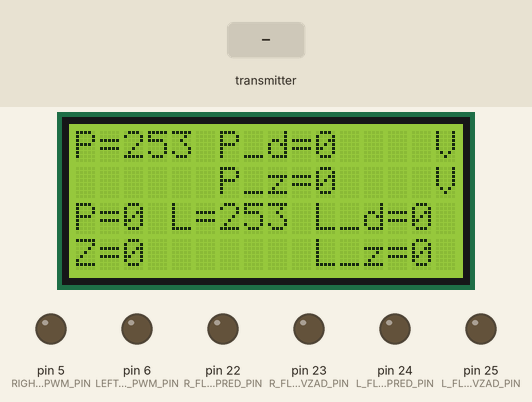
The sketch below on a simulated Arduino Mega 2560, built with avr-gcc and run on an emulated ATmega2560. Parts: 16×4 character LCD, output pins drawn as LEDs (lit = HIGH). The test bench sets the inputs (shaded band). No radio packets arrive unless stated.

Above: at 1.2 s.
1.3 s: the transmitter starts sending rightTracks = 0
At 2.6 s:
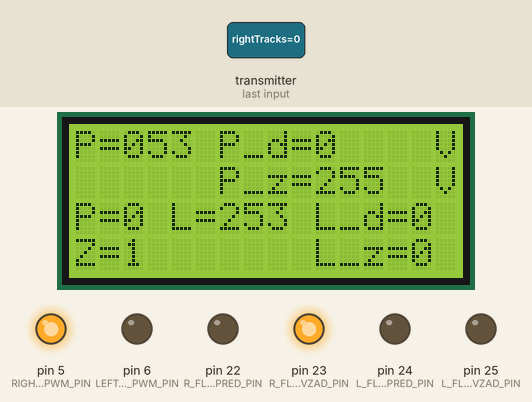
2.9 s: the transmitter starts sending leftTracks = 0
At 3.8 s:
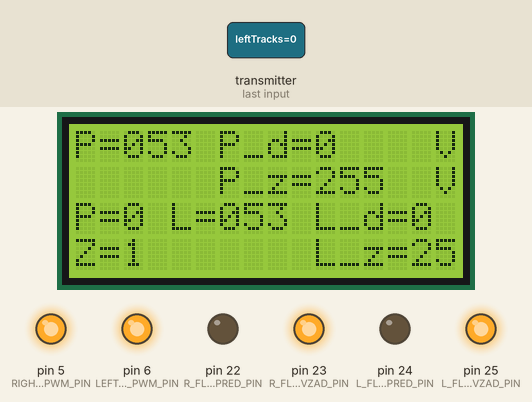
4.5 s: the transmitter starts sending rightTracks = 64
At 5.8 s:
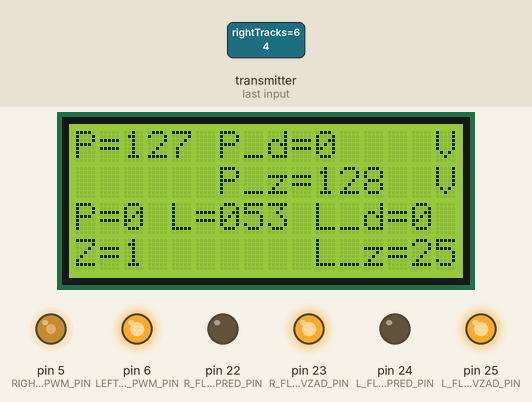
6.1 s: the transmitter starts sending leftTracks = 64
At 7.1 s:
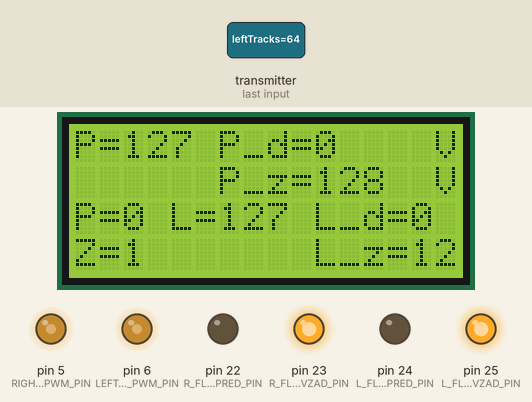
7.7 s: the transmitter starts sending rightTracks = 128
At 8.2 s:
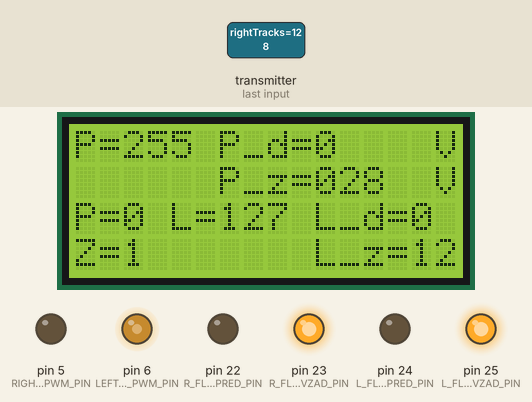
9.3 s: the transmitter starts sending leftTracks = 128
At 10.5 s:
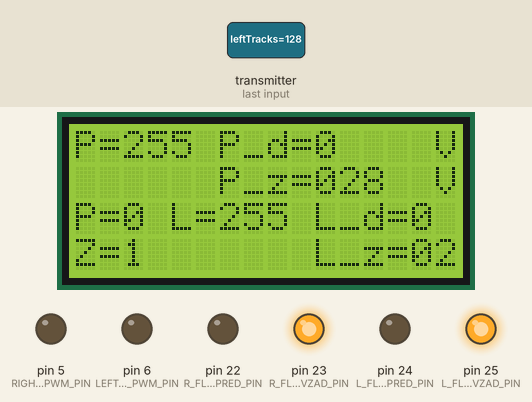
Timing chart, 0 to 11.8 s (numbered marks = the images above; inputs shaded):
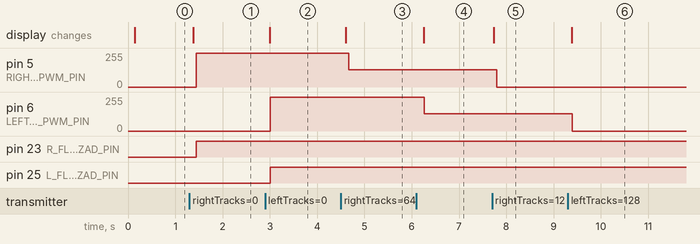

The sketch:

tank.ino
```cpp
//  4 Channel Receiver | 4 Kanal Alıcı
//  PWM output on pins D2, D3, D4, D5 (Çıkış pinleri)
#include <LiquidCrystal_I2C.h>
#include <SPI.h>
#include <nRF24L01.h>
#include <RF24.h>
//#include <Servo.h>
#define LEFT_TRACK_PWM_PIN 6
#define RIGHT_TRACK_PWM_PIN 5

#define R_FLAG_VPRED_PIN 22
#define R_FLAG_VZAD_PIN 23
#define L_FLAG_VPRED_PIN 24
#define L_FLAG_VZAD_PIN 25

LiquidCrystal_I2C lcd(0x27, 16, 4); // I2C address 0x27, 16 column and 2 rows

int right_track_incoming = 0;
int right_track_final = 0;

int left_track_incoming = 0;
int left_track_final = 0;

int ch_width_1 = 0;
int ch_width_2 = 0;
int ch_width_4 = 0;

int RT_FRONT = 0;
int RT_FRONT_FINAL = 0;
int RT_BACK = 0;
int RT_BACK_FINAL = 0;
int R_FLAG_VPRED = 0;
int R_FLAG_VZAD = 0;

int LT_FRONT = 0;
int LT_FRONT_FINAL = 0;
int LT_BACK = 0;
int LT_BACK_FINAL = 0;
int L_FLAG_VPRED = 0;
int L_FLAG_VZAD = 0;

struct Signal  {
  byte rightTracks;
  byte leftTracks;
};

Signal data;
const uint64_t pipeIn = 0xE9E8F0F0E1LL;
RF24 radio(7, 8);
void ResetData() {
  data.rightTracks = 127;  // Center
  data.leftTracks = 127;   // Center
}

void setup() {
  lcd.init(); // initialize the lcd
  lcd.backlight();

  pinMode(LEFT_TRACK_PWM_PIN, OUTPUT);
  pinMode(RIGHT_TRACK_PWM_PIN, OUTPUT);

  pinMode(R_FLAG_VPRED_PIN, OUTPUT);
  pinMode(R_FLAG_VZAD_PIN, OUTPUT);
  pinMode(L_FLAG_VPRED_PIN, OUTPUT);
  pinMode(L_FLAG_VZAD_PIN, OUTPUT);
  //Set the pins for each PWM signal

  //Configure the NRF24 module
  ResetData();
  radio.begin();
  radio.openReadingPipe(1,pipeIn);
  radio.startListening(); //start the radio comunication for receiver | Alıcı olarak sinyal iletişimi başlatılıyor
}

 unsigned long lastRecvTime = 0;
 void recvData() {
    while ( radio.available() ) {
    radio.read(&data, sizeof(Signal));
    lastRecvTime = millis();
  }
}

int rightFrontTrack(int right_track_final) {
  RT_FRONT = right_track_final - 255; // 500 - 259 = cca 0 // START
  RT_FRONT_FINAL = 0;
  if (RT_FRONT > 100 ) {  //  stabilizacia malych hodnot
    RT_FRONT_FINAL = RT_FRONT;
  } else {
    RT_FRONT_FINAL = 0;
  }
  return RT_FRONT_FINAL;
}

int rightBackTrack(int right_track_final) {
  RT_BACK = 255 - right_track_final;
  if (RT_BACK > 100) {
    RT_BACK_FINAL = RT_BACK;
  } else {
    RT_BACK_FINAL = 0;
  }
  return RT_BACK_FINAL;
}

int leftFrontTrack(int left_track_final) {
  LT_FRONT = left_track_final - 255; // 500 - 259 = cca 0 // START
  LT_FRONT_FINAL = 0;
  if (LT_FRONT > 100 ) {  //  stabilizacia malych hodnot
    LT_FRONT_FINAL = LT_FRONT;
  } else {
    LT_FRONT_FINAL = 0;
  }
  return LT_FRONT_FINAL;
}

int leftBackTrack(int left_track_final) {
  LT_BACK = 255 - left_track_final;
  LT_BACK_FINAL = 0;
  if (LT_BACK > 100) {
    LT_BACK_FINAL = LT_BACK;
  } else {
    LT_BACK_FINAL = 0;
  }
  return LT_BACK_FINAL;
}

void writeLcdRightTrack( int vpred, int vzad) {
    lcd.setCursor(0, 0);
    lcd.print("P=");
    lcd.setCursor(2, 0);
    lcd.print(right_track_final);

    lcd.setCursor(6, 0);
    lcd.print("P_d=");
    lcd.setCursor(10, 0);
    lcd.print(vpred);

    lcd.setCursor(15, 0);
    lcd.print("VP=");
    lcd.setCursor(18 ,0);
    lcd.print(R_FLAG_VPRED);

    lcd.setCursor(6, 1);
    lcd.print("P_z=");
    lcd.setCursor(10, 1);
    lcd.print(vzad);

    lcd.setCursor(15, 1);
    lcd.print("VZ=");
    lcd.setCursor(18 ,1);
    lcd.print(R_FLAG_VZAD);

    delay(15);
}

void writeLcdLeftTrack( int vpred, int vzad) {
    lcd.setCursor(0, 2);
    lcd.print("L=");
    lcd.setCursor(2, 2);
    lcd.print(left_track_final);

    lcd.setCursor(6, 2);
    lcd.print("L_d=");
    lcd.setCursor(10, 2);
    lcd.print(vpred);

    lcd.setCursor(15, 2);
    lcd.print("VP=");
    lcd.setCursor(18 ,2);
    lcd.print(L_FLAG_VPRED);

    lcd.setCursor(6, 3);
    lcd.print("L_z=");
    lcd.setCursor(10, 3);
    lcd.print(vzad);

    lcd.setCursor(15, 3);
    lcd.print("VZ=");
    lcd.setCursor(18 ,3);
    lcd.print(L_FLAG_VZAD);

    delay(15);
}


void loop() {
  recvData();
  unsigned long now = millis();
  if ( now - lastRecvTime > 1000 ) {
    ResetData(); // Signal lost..
  }

  right_track_incoming = map(data.rightTracks, 0, 255, 1000, 2000);
  right_track_final = map(right_track_incoming, 1000, 2000, 0, 510);

  left_track_incoming = map(data.leftTracks, 0, 255, 1000, 2000);
  left_track_final = map(left_track_incoming, 1000, 2000, 0, 510);


  int Rvpred = rightFrontTrack(right_track_final);
  int Rvzad = rightBackTrack(right_track_final);

  int Lvpred = leftFrontTrack(left_track_final);
  int Lvzad = leftBackTrack(left_track_final);

  if (Rvpred > 100 && Rvzad < 100) {
    R_FLAG_VPRED = 1;
    R_FLAG_VZAD = 0;
  } else if (Rvpred < 100 && Rvzad > 100) {
    R_FLAG_VPRED = 0;
    R_FLAG_VZAD = 1;
  }

  if (Lvpred > 100 && Lvzad < 100) {
    L_FLAG_VPRED = 1;
    L_FLAG_VZAD = 0;
  } else if (Lvpred < 100 && Lvzad > 100) {
    L_FLAG_VPRED = 0;
    L_FLAG_VZAD = 1;
  }

  writeLcdRightTrack(Rvpred, Rvzad);
  writeLcdLeftTrack(Lvpred, Lvzad);

  if (R_FLAG_VPRED == 1 && R_FLAG_VZAD == 0) {
    digitalWrite(R_FLAG_VPRED_PIN, HIGH);
    digitalWrite(R_FLAG_VZAD_PIN, LOW);
    analogWrite(RIGHT_TRACK_PWM_PIN, Rvpred);
  }

  if (R_FLAG_VPRED == 0 && R_FLAG_VZAD == 1) {
    digitalWrite(R_FLAG_VPRED_PIN, LOW);
    digitalWrite(R_FLAG_VZAD_PIN, HIGH);
    analogWrite(RIGHT_TRACK_PWM_PIN, Rvzad);
  }

  if (L_FLAG_VPRED == 1 && L_FLAG_VZAD == 0) {
    digitalWrite(L_FLAG_VPRED_PIN, HIGH);
    digitalWrite(L_FLAG_VZAD_PIN, LOW);
    analogWrite(LEFT_TRACK_PWM_PIN, Lvpred);
  }

  if (L_FLAG_VPRED == 0 && L_FLAG_VZAD == 1) {
    digitalWrite(L_FLAG_VPRED_PIN, LOW);
    digitalWrite(L_FLAG_VZAD_PIN, HIGH);
    analogWrite(LEFT_TRACK_PWM_PIN, Lvzad);
  }


}
```

Measured:
- after the input at 1.3 s, pin 5 (RIGHT_TRACK_PWM_PIN): 0/255 → 255/255 after 0.15 s; pin 23 (R_FLAG_VZAD_PIN): LOW → HIGH after 0.15 s; the display: changes after 0.08 s (image 1)
- after the input at 2.9 s, pin 6 (LEFT_TRACK_PWM_PIN): 0/255 → 255/255 after 0.11 s; pin 25 (L_FLAG_VZAD_PIN): LOW → HIGH after 0.11 s; the display: changes after 0.10 s (image 2)
- after the input at 4.5 s, pin 5 (RIGHT_TRACK_PWM_PIN): 255/255 → 128/255 after 0.17 s; the display: changes after 0.11 s (image 3)
- after the input at 6.1 s, pin 6 (LEFT_TRACK_PWM_PIN): 255/255 → 128/255 after 0.17 s; the display: changes after 0.15 s (image 4)
- after the input at 7.7 s, pin 5 (RIGHT_TRACK_PWM_PIN): 128/255 → 0/255 after 0.10 s; the display: changes at once (image 5)
- after the input at 9.3 s, pin 6 (LEFT_TRACK_PWM_PIN): 128/255 → 0/255 after 0.10 s; the display: changes after 0.08 s (image 6)
